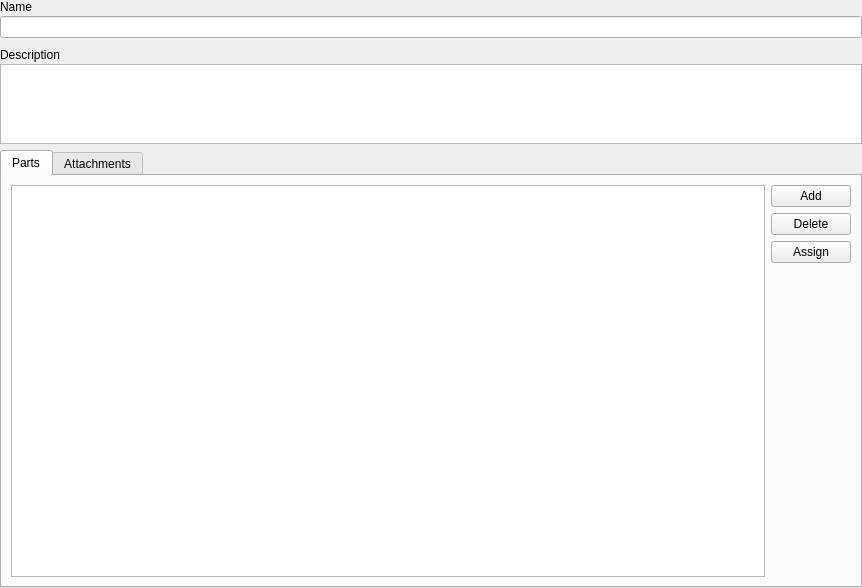
<?xml version="1.0" encoding="UTF-8"?>
<ui version="4.0">
 <class>ProjectEditorForm</class>
 <widget class="QWidget" name="ProjectEditorForm">
  <property name="geometry">
   <rect>
    <x>0</x>
    <y>0</y>
    <width>862</width>
    <height>588</height>
   </rect>
  </property>
  <property name="windowTitle">
   <string>Form</string>
  </property>
  <layout class="QVBoxLayout" name="verticalLayout_4">
   <property name="leftMargin">
    <number>0</number>
   </property>
   <property name="topMargin">
    <number>0</number>
   </property>
   <property name="rightMargin">
    <number>0</number>
   </property>
   <property name="bottomMargin">
    <number>0</number>
   </property>
   <item>
    <layout class="QVBoxLayout" name="verticalLayout_3">
     <property name="spacing">
      <number>2</number>
     </property>
     <item>
      <widget class="QLabel" name="label_2">
       <property name="text">
        <string>Name</string>
       </property>
       <property name="alignment">
        <set>Qt::AlignBottom|Qt::AlignLeading|Qt::AlignLeft</set>
       </property>
      </widget>
     </item>
     <item>
      <widget class="QLineEdit" name="nameLineEdit"/>
     </item>
     <item>
      <spacer name="verticalSpacer_3">
       <property name="orientation">
        <enum>Qt::Vertical</enum>
       </property>
       <property name="sizeType">
        <enum>QSizePolicy::Minimum</enum>
       </property>
       <property name="sizeHint" stdset="0">
        <size>
         <width>20</width>
         <height>8</height>
        </size>
       </property>
      </spacer>
     </item>
     <item>
      <widget class="QLabel" name="label">
       <property name="text">
        <string>Description</string>
       </property>
       <property name="alignment">
        <set>Qt::AlignBottom|Qt::AlignLeading|Qt::AlignLeft</set>
       </property>
      </widget>
     </item>
     <item>
      <widget class="QPlainTextEdit" name="descriptionTextEdit">
       <property name="sizePolicy">
        <sizepolicy hsizetype="Expanding" vsizetype="Minimum">
         <horstretch>0</horstretch>
         <verstretch>0</verstretch>
        </sizepolicy>
       </property>
       <property name="minimumSize">
        <size>
         <width>0</width>
         <height>32</height>
        </size>
       </property>
       <property name="maximumSize">
        <size>
         <width>16777215</width>
         <height>80</height>
        </size>
       </property>
       <property name="tabChangesFocus">
        <bool>true</bool>
       </property>
      </widget>
     </item>
    </layout>
   </item>
   <item>
    <widget class="QTabWidget" name="tabWidget">
     <property name="currentIndex">
      <number>0</number>
     </property>
     <property name="usesScrollButtons">
      <bool>true</bool>
     </property>
     <widget class="QWidget" name="tab">
      <attribute name="icon">
       <iconset resource="../resources.qrc">
        <normaloff>:/icons/parts</normaloff>:/icons/parts</iconset>
      </attribute>
      <attribute name="title">
       <string>Parts</string>
      </attribute>
      <layout class="QHBoxLayout" name="horizontalLayout">
       <item>
        <widget class="QTableView" name="partsTableView">
         <property name="sizePolicy">
          <sizepolicy hsizetype="Expanding" vsizetype="Expanding">
           <horstretch>0</horstretch>
           <verstretch>1</verstretch>
          </sizepolicy>
         </property>
         <property name="font">
          <font>
           <pointsize>8</pointsize>
          </font>
         </property>
        </widget>
       </item>
       <item>
        <layout class="QVBoxLayout" name="verticalLayout">
         <item>
          <widget class="QPushButton" name="addPartButton">
           <property name="text">
            <string>Add</string>
           </property>
           <property name="icon">
            <iconset resource="../resources.qrc">
             <normaloff>:/icons/addStock</normaloff>:/icons/addStock</iconset>
           </property>
          </widget>
         </item>
         <item>
          <widget class="QPushButton" name="deletePartButton">
           <property name="text">
            <string>Delete</string>
           </property>
           <property name="icon">
            <iconset resource="../resources.qrc">
             <normaloff>:/icons/removeStock</normaloff>:/icons/removeStock</iconset>
           </property>
          </widget>
         </item>
         <item>
          <widget class="QPushButton" name="assignPartButton">
           <property name="text">
            <string>Assign</string>
           </property>
           <property name="icon">
            <iconset resource="../resources.qrc">
             <normaloff>:/icons/partLink</normaloff>:/icons/partLink</iconset>
           </property>
          </widget>
         </item>
         <item>
          <spacer name="verticalSpacer_2">
           <property name="orientation">
            <enum>Qt::Vertical</enum>
           </property>
           <property name="sizeHint" stdset="0">
            <size>
             <width>20</width>
             <height>40</height>
            </size>
           </property>
          </spacer>
         </item>
        </layout>
       </item>
      </layout>
     </widget>
     <widget class="QWidget" name="tab_2">
      <attribute name="icon">
       <iconset resource="../resources.qrc">
        <normaloff>:/icons/attach</normaloff>:/icons/attach</iconset>
      </attribute>
      <attribute name="title">
       <string>Attachments</string>
      </attribute>
      <layout class="QHBoxLayout" name="horizontalLayout_2">
       <item>
        <widget class="AttachmentsTableView" name="attachmentsTableView">
         <property name="sizePolicy">
          <sizepolicy hsizetype="Expanding" vsizetype="Expanding">
           <horstretch>0</horstretch>
           <verstretch>1</verstretch>
          </sizepolicy>
         </property>
         <property name="font">
          <font>
           <pointsize>8</pointsize>
          </font>
         </property>
        </widget>
       </item>
       <item>
        <layout class="QVBoxLayout" name="verticalLayout_2">
         <item>
          <widget class="QPushButton" name="addAttachmentButton">
           <property name="text">
            <string>Add...</string>
           </property>
           <property name="icon">
            <iconset resource="../resources.qrc">
             <normaloff>:/icons/link_add</normaloff>:/icons/link_add</iconset>
           </property>
          </widget>
         </item>
         <item>
          <widget class="QPushButton" name="deleteAttachmentButton">
           <property name="text">
            <string>Delete</string>
           </property>
           <property name="icon">
            <iconset resource="../resources.qrc">
             <normaloff>:/icons/link_delete</normaloff>:/icons/link_delete</iconset>
           </property>
          </widget>
         </item>
         <item>
          <spacer name="verticalSpacer">
           <property name="orientation">
            <enum>Qt::Vertical</enum>
           </property>
           <property name="sizeHint" stdset="0">
            <size>
             <width>20</width>
             <height>40</height>
            </size>
           </property>
          </spacer>
         </item>
        </layout>
       </item>
      </layout>
     </widget>
    </widget>
   </item>
  </layout>
 </widget>
 <customwidgets>
  <customwidget>
   <class>AttachmentsTableView</class>
   <extends>QTableView</extends>
   <header>attachment/attachmentstableview.h</header>
  </customwidget>
 </customwidgets>
 <resources>
  <include location="../resources.qrc"/>
 </resources>
 <connections/>
</ui>
